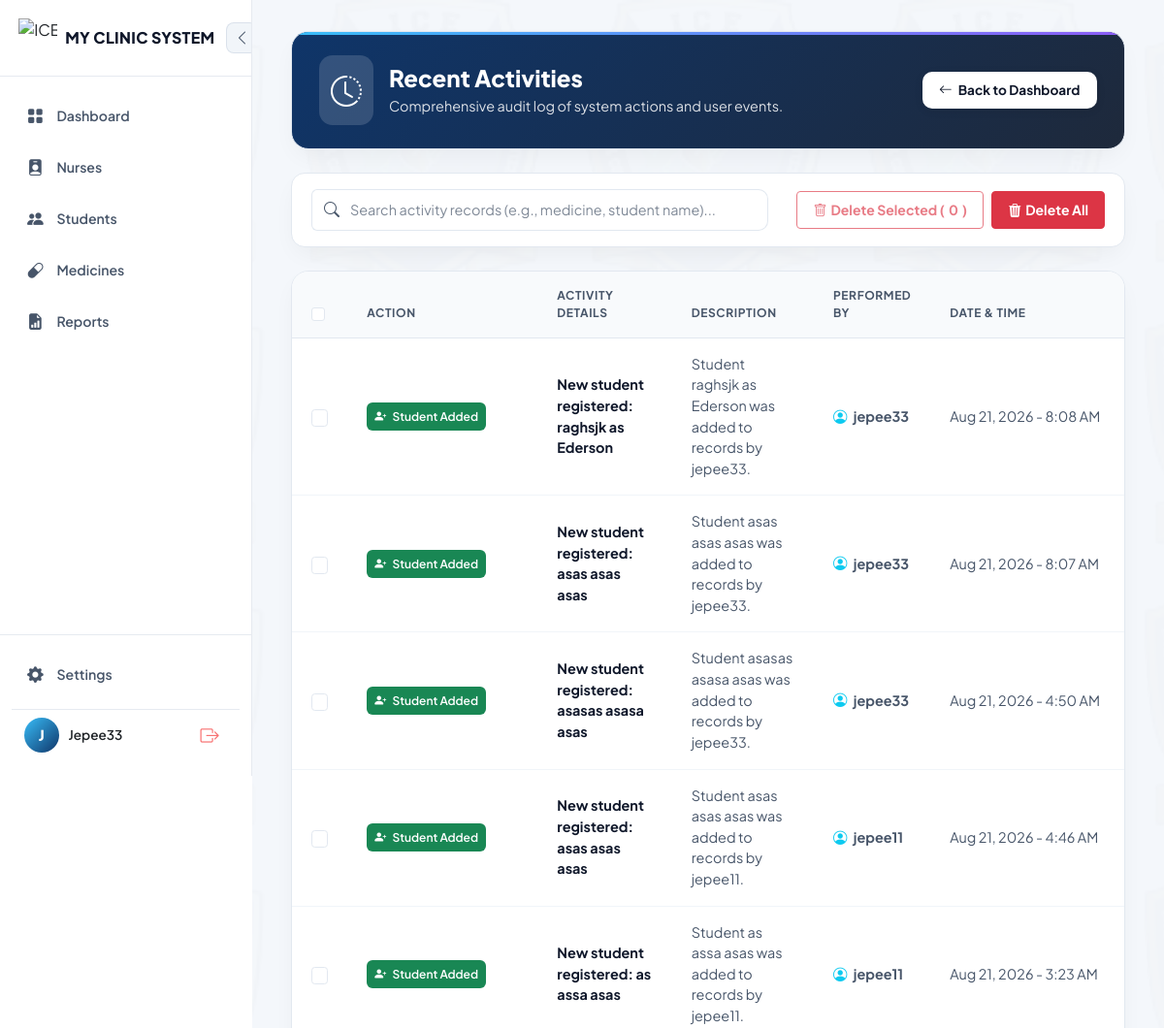
Before: /activities/ (signed in, upper part) with the older database file.
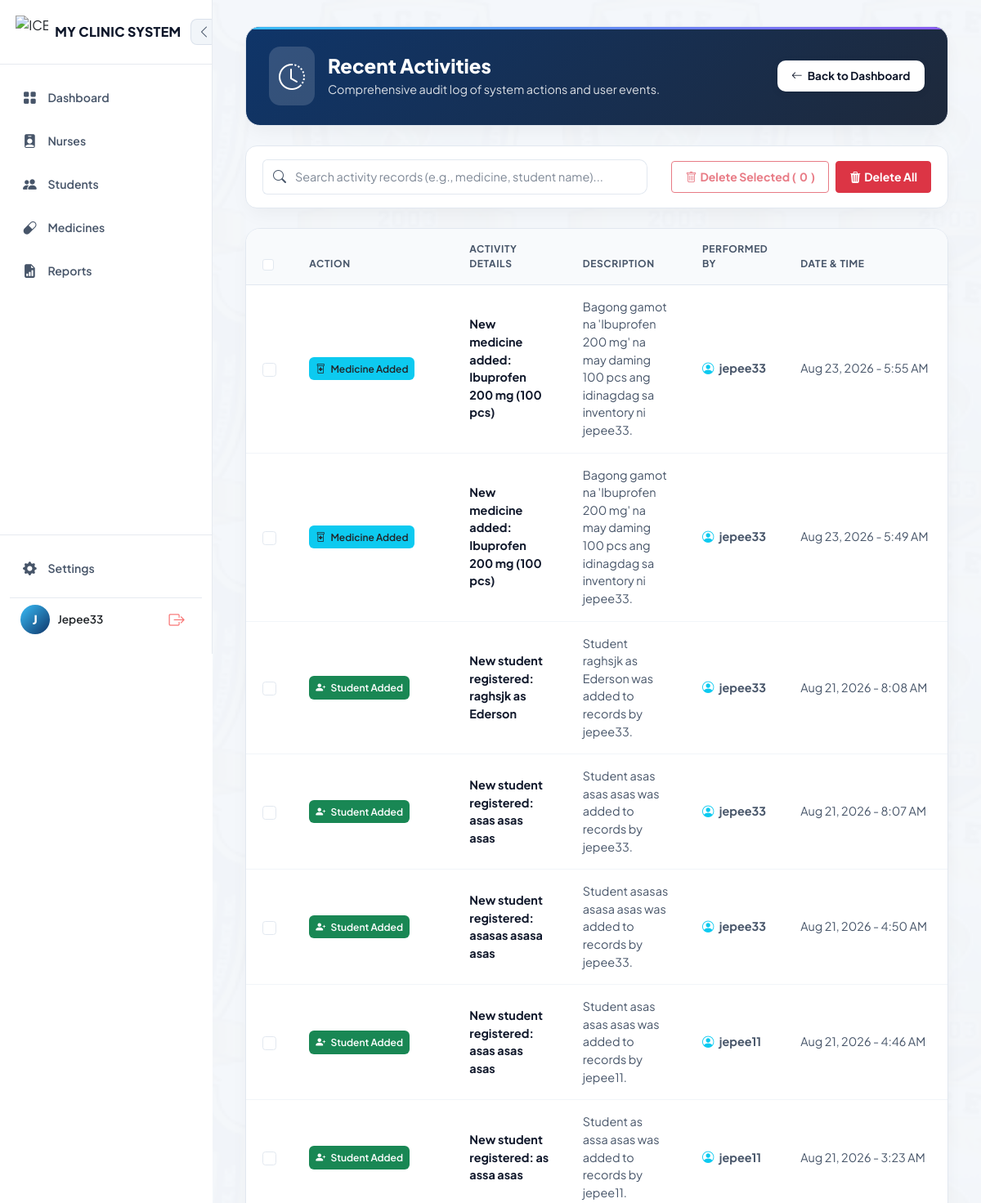
After: the same page with the newer database file.
### clinic/models.py (models this page shows)
class ActivityLog(models.Model):
    ICON_CHOICES = [
        ('student', 'Student'),
        ('medicine', 'Medicine'),
        ('nurse', 'Nurse'),
        ('details', 'Description'),
        ('dispense', 'Dispense'),
        ('other', 'Other'),
    ]
    user = models.ForeignKey(User, on_delete=models.SET_NULL, null=True, blank=True)
    category = models.CharField(max_length=20, choices=ICON_CHOICES, default='other')
    action = models.CharField(max_length=200, help_text="hal. 'New student registered'")
    details = models.CharField(max_length=255, blank=True, help_text="hal. 'Juan Dela Cruz added'")
    description = models.TextField(blank=True, null=True, help_text="Kumpletong detalye ng aktibidad")
    timestamp = models.DateTimeField(auto_now_add=True)
    class Meta:
        ordering = ['-timestamp']
    def __str__(self):
        return f"{self.action} - {self.timestamp:%Y-%m-%d %H:%M}"

### clinic/views/dashboard.py (the view, shortened to what this page needs)
# urls.py: path('activities/', views.activity_log_list, name='activity_log_list'),
@login_required
@role_required('admin')
def activity_log_list(request):
    query = request.GET.get('q', '').strip()
    activities = ActivityLog.objects.select_related('user').order_by('-timestamp')
    return render(request, "clinic/auth/activity_log_list.html", {
        "activities": activities[:150],
        "query": query,
    })

### clinic/context_processors.py (called while the page is built)
def low_stock_alerts(request):
    if not request.user.is_authenticated:
        return {}
    try:
        role = request.user.profile.role
    except AttributeError:
        role = 'student'
    if role not in ('admin', 'nurse'):
        return {}
    from .models import Medicine
    low_stock_medicines = [m for m in Medicine.objects.all() if m.is_low_stock]
    return {
        'nav_low_stock_medicines': low_stock_medicines,
        'nav_low_stock_count': len(low_stock_medicines),
    }

### clinic/models.py (called while the page is built)
    @property
    def is_low_stock(self):
        return self.quantity_in_stock <= self.low_stock_threshold

### clinic/templates/clinic/auth/activity_log_list.html (shortened to what the changed rows need)
{% extends "clinic/base.html" %}
{% load static %}
{% block content %}
<link rel="stylesheet" href="https://cdnjs.cloudflare.com/ajax/libs/animate.css/4.1.1/animate.min.css" />
<link rel="stylesheet" href="https://cdn.jsdelivr.net/npm/bootstrap-icons@1.11.1/font/bootstrap-icons.css">
<div class="cms-container">
    <div class="dashboard-hero-card mb-4 d-flex justify-content-between align-items-center flex-wrap gap-3 ">
        <div class="d-flex align-items-center gap-3">
            <div>
                <h1 class="hero-title">Recent Activities</h1>
            </div>
        </div>
    </div>
    <form method="POST" action="{% url 'delete_selected_activities' %}" id="batchDeleteForm">
        <div class="activity-table-wrapper table-responsive">
            <table class="table activity-table align-middle m-0">
                <thead>
                    <tr>
                        <th style="width: 45px;">
                            <input class="form-check-input" type="checkbox" id="selectAllDesktop">
                        </th>
                        <th style="width: 18%;">Action</th>
                        <th style="width: 27%;">Activity Details</th>
                        <th style="width: 22%;">Description</th>
                        <th style="width: 14%;">Performed By</th>
                        <th style="width: 14%;">Date &amp; Time</th>
                    </tr>
                </thead>
                <tbody>
                    {% for activity in activities %}
                    <tr>
                        <td>
                            <input class="form-check-input activity-checkbox desktop-cb" type="checkbox" name="activity_ids" value="{{ activity.id }}">
                        </td>
                        <td>
                            {% if "dispensed" in activity.action|lower or "dispense" in activity.action|lower %}
                                <span class="badge bg-warning text-dark px-2 py-2 fw-semibold" style="font-size: 0.75rem; border-radius: 6px;">
                                    <i class="bi bi-capsule me-1"></i> Medicine Dispensed
                                </span>
                            {% elif "student" in activity.action|lower or "registered" in activity.action|lower %}
                                <span class="badge bg-success text-white px-2 py-2 fw-semibold" style="font-size: 0.75rem; border-radius: 6px;">
                                    <i class="bi bi-person-plus-fill me-1"></i> Student Added
                                </span>
                            {% elif "medicine added" in activity.action|lower or "medicine" in activity.action|lower %}
                                <span class="badge bg-info text-dark px-2 py-2 fw-semibold" style="font-size: 0.75rem; border-radius: 6px;">
                                    <i class="bi bi-prescription2 me-1"></i> Medicine Added
                                </span>
                            {% else %}
                                <span class="badge bg-primary text-white px-2 py-2 fw-semibold" style="font-size: 0.75rem; border-radius: 6px;">
                                    <i class="bi bi-activity me-1"></i> {{ activity.action|default:"System Event"|truncatewords:3 }}
                                </span>
                            {% endif %}
                        </td>
                        <td class="fw-bold" style="color: var(--text-primary); word-break: break-word;">
                            {% if activity.details %}{{ activity.details }}{% else %}{{ activity }}{% endif %}
                        </td>
                        <td style="color: var(--text-secondary); word-break: break-word;">
                            {% if activity.description %}
                                {{ activity.description }}
                            {% elif activity.details %}
                                {{ activity.details }}
                            {% else %}
                                <span class="text-muted">—</span>
                            {% endif %}
                        </td>
                        <td style="color: var(--text-secondary); white-space: nowrap;">
                            <i class="bi bi-person-circle me-1 text-info"></i>
                            <strong>
                                {% if activity.user %}
                                    {{ activity.user.get_full_name|default:activity.user.username }}
                                {% else %}
                                    System
                                {% endif %}
                            </strong>
                        </td>
                        <td style="color: var(--text-secondary); white-space: nowrap;">
                            {{ activity.timestamp|date:"M d, Y - g:i A"|default:"—" }}
                        </td>
                    </tr>
                    {% endfor %}
                </tbody>
            </table>
        </div>
    </form>
</div>
{% endblock %}

Changed rows visible on the page:
added ActivityLog: action "Medicine Added" (drawn), details "New medicine added: Ibuprofen 200 mg (100 pcs)", description "Bagong gamot na 'Ibuprofen 200 mg' na may daming 100 pcs ang idinagdag sa inventory ni jepee33.", user.get_full_name "jepee33", timestamp "Aug 23, 2026 - 5:55 AM"
added ActivityLog: action "Medicine Added" (drawn), details "New medicine added: Ibuprofen 200 mg (100 pcs)", description "Bagong gamot na 'Ibuprofen 200 mg' na may daming 100 pcs ang idinagdag sa inventory ni jepee33.", user.get_full_name "jepee33", timestamp "Aug 23, 2026 - 5:49 AM"
